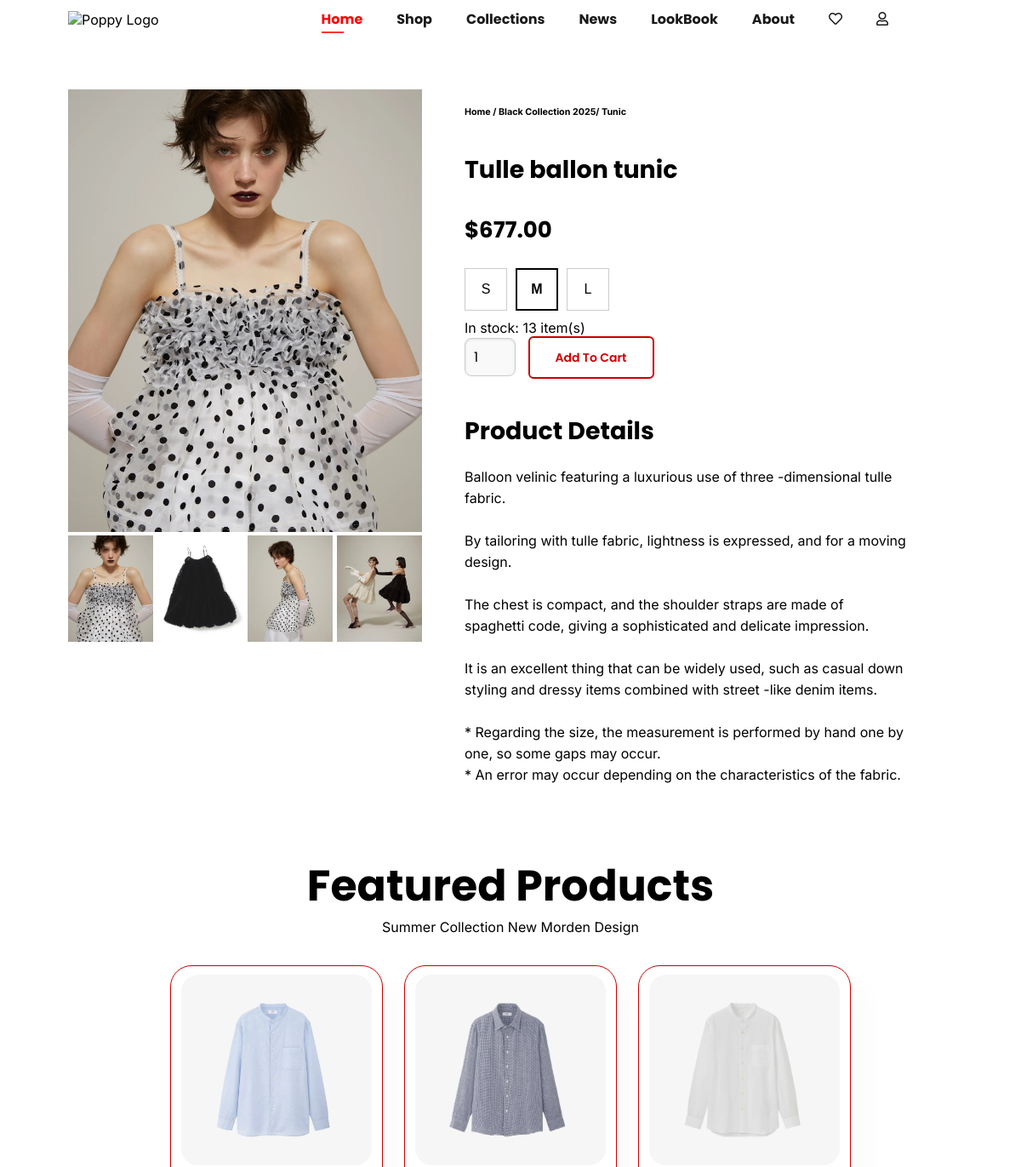
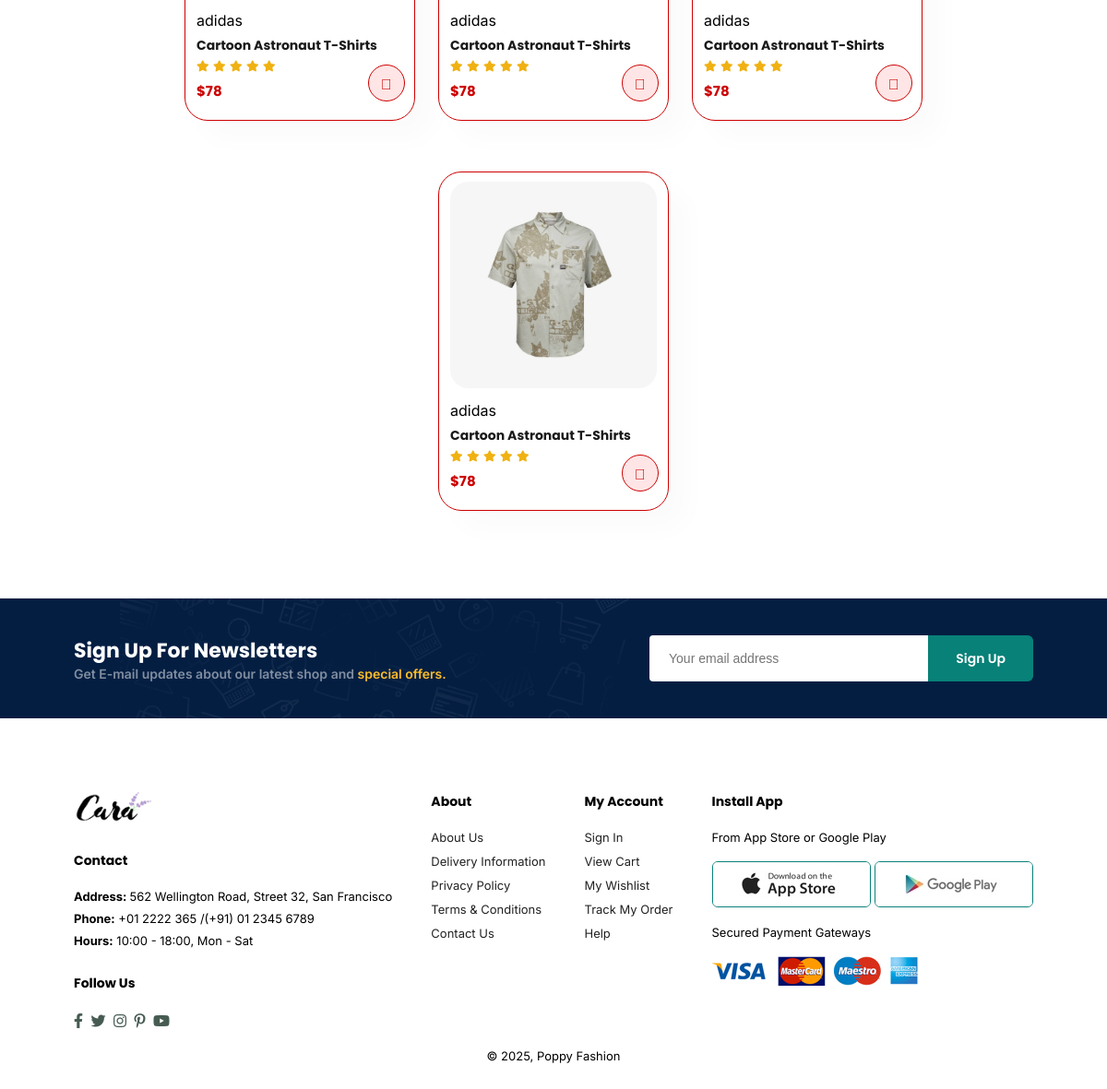
The app's page /sproduct.php?id=1 with its own data (2 pictures, top to bottom).
### tables this page shows
CREATE TABLE `products` (
  `id` int(11) NOT NULL,
  `name` varchar(100) NOT NULL,
  `description` text DEFAULT NULL,
  `price` decimal(10,2) NOT NULL,
  `collection` varchar(25) NOT NULL,
  `main_image_url` varchar(255) DEFAULT NULL,
  `category_id` int(11) DEFAULT NULL,
  `has_size` tinyint(1) DEFAULT NULL
);

CREATE TABLE `category` (
  `id` int(11) NOT NULL,
  `name` varchar(100) NOT NULL
);

### sproduct.php (the view, shortened to what this page needs)
<!DOCTYPE html>
<html lang="en">
<head>
    <link rel="stylesheet" href="https://pro.fontawesome.com/releases/v5.10.0/css/all.css" />
    <link rel="stylesheet" href="style.css">
</head>
<?php
include 'config.php';
$product_id = $_GET['id'];
$sql = "SELECT * FROM products WHERE id = ?";
$stmt = $conn->prepare($sql);
$stmt->bind_param("i", $product_id);
$stmt->execute();
$result = $stmt->get_result();
$product = $result->fetch_assoc();
$image_sql = "SELECT image_url FROM image_list WHERE product_id = ?";
$image_stmt = $conn->prepare($image_sql);
$image_stmt->bind_param("i", $product_id);
$image_stmt->execute();
$image_result = $image_stmt->get_result();
$images = [];
while ($img = $image_result->fetch_assoc()) {
    $images[] = $img['image_url'];
}
$category_name="";
$cat_stmt = $conn->prepare("SELECT name FROM category WHERE id = ?");
$cat_stmt-> bind_param("i",$product['category_id']);
$cat_stmt->execute();
$cat_result = $cat_stmt->get_result();
if ($cat_result->num_rows > 0) {
    $category_name = $cat_result->fetch_assoc()['name'];
}
$size_stock_map = [];
$variant_stmt = $conn->prepare("SELECT size, stock FROM product_variants WHERE product_id = ?");
$variant_stmt->bind_param("i", $product_id);
$variant_stmt->execute();
$variant_result = $variant_stmt->get_result();
while ($variant = $variant_result->fetch_assoc()) {
    $size_stock_map[$variant['size']] = $variant['stock'];
}
?>
<body class="sub-page">
    <header id="header">
        <a href="index.php"><img src="img/Icon.png" class="logo" alt="Poppy Logo"></a>
        <div>
            <ul id="navbar">
                <li><a class="active" href="index.php">Home</a></li>
                <li>
                    <a href="shop.php">Shop</a>
                </li>
                <li class="dropdown">
                    <div class="dropdown-toggle">
                        <a href="#">Collections</a>
                    </div>
                </li>
                <li><a href="news.php">News</a></li>
                <li class="dropdown">
                    <div class="dropdown-toggle">
                        <a href="#">LookBook</a>
                    </div>
                </li>
                <li><a href="about.html">About</a></li>
                <li><a href="wishlist.html" title="Wishlist">
                        <i class="far fa-heart"></i>
                    </a></li>
                <li><a href="wy_login.php" title="Profile">
                        <i class="far fa-user"></i>
                    </a></li>
                <li><a href="wy_cart.php" title="Cart">
                        <i class="far fa-shopping-cart"></i>
                    </a></li>
            </ul>
        </div>
    </header>
    <section id="prodetails" class="section-p1">
        <div class="single-pro-image">
            <img src="<?php echo $product['main_image_url']; ?>" width="100%" id="MainImg" alt="">
            <div class="small-img-group">
                <div class="small-img-col"><img src="<?php echo $product['main_image_url']; ?>" class="small-img"
                        width="100%"></div>
                <?php foreach ($images as $url): ?>
                <div class="small-img-col">
                    <img src="<?php echo $url; ?>" width="100%" class="small-img" alt="">
                </div>
                <?php endforeach; ?>
            </div>
        </div>
        <div class="single-pro-details">
            <h6>Home / <?php echo $product['collection']; ?>/ <?php echo htmlspecialchars($category_name); ?></h6>
            <h4><?php echo htmlspecialchars($product['name']); ?></h4>
            <h2>$<?php echo number_format($product['price'], 2); ?></h2>
            <?php
$category_id = strtolower($product['category_id']);
$no_size_categories = [3, 4];
if (!in_array($category_id, $no_size_categories)):
?>
<div class="size-selector">
    <?php
    $sizes = ['S', 'M', 'L'];
    foreach ($sizes as $size) {
        $stock = $size_stock_map[$size] ?? 0;
        $disabled = $stock <= 0 ? 'disabled' : '';
        $class = ($size === 'M') ? 'size-option selected' : 'size-option';
        echo "<button class='$class' data-size='$size' $disabled>$size</button>";
    }
    ?>
</div>
            <?php endif; ?>
            <p id="stockText">
                <?php
if (!in_array($product['category_id'], $no_size_categories)) {
    $stock = $size_stock_map['M'] ?? 0;
    echo $stock > 0 ? "In stock: $stock item(s)" : "<span style='color:red;'>Out of stock</span>";
} else {
    $stock = $size_stock_map[NULL] ?? 0;
    echo $stock > 0 ? "In stock: $stock item(s)" : "<span style='color:red;'>Out of stock</span>";
}
?>
            </p>
            <input id="quantityInput" type="number" value="1" min="1" max="<?php echo $stock; ?>">
            <a href="add_to_cart.php">
                <button class="white">Add To Cart</button>
            </a>
            <h4>Product Details</h4>
            <span><?php echo nl2br(htmlspecialchars($product['description'])); ?></span>
        </div>
    </section>
    <section id="product1" class="section-p1">
        <h2>Featured Products </h2>
        <p>Summer Collection New Morden Design</p>
        <div class="pro-container">
            <div class="pro">
                <img src="img/products/n1.jpg" alt="">
                <div class="des">
                    <span>adidas</span>
                    <h5>Cartoon Astronaut T-Shirts</h5>
                    <div class="star">
                        <i class="fas fa-star"></i>
                        <i class="fas fa-star"></i>
                        <i class="fas fa-star"></i>
                        <i class="fas fa-star"></i>
                        <i class="fas fa-star"></i>
                    </div>
                    <h4>$78</h4>
                </div>
                <a href="#"><i class="fal fa-shopping-cart cart"></i></a>
            </div>
            <div class="pro">
                <img src="img/products/n2.jpg" alt="">
                <div class="des">
                    <span>adidas</span>
                    <h5>Cartoon Astronaut T-Shirts</h5>
                    <div class="star">
                        <i class="fas fa-star"></i>
                        <i class="fas fa-star"></i>
                        <i class="fas fa-star"></i>
                        <i class="fas fa-star"></i>
                        <i class="fas fa-star"></i>
                    </div>
                    <h4>$78</h4>
                </div>
                <a href="#"><i class="fal fa-shopping-cart cart"></i></a>
            </div>
            <div class="pro">
                <img src="img/products/n3.jpg" alt="">
                <div class="des">
                    <span>adidas</span>
                    <h5>Cartoon Astronaut T-Shirts</h5>
                    <div class="star">
                        <i class="fas fa-star"></i>
                        <i class="fas fa-star"></i>
                        <i class="fas fa-star"></i>
                        <i class="fas fa-star"></i>
                        <i class="fas fa-star"></i>
                    </div>
                    <h4>$78</h4>
                </div>
                <a href="#"><i class="fal fa-shopping-cart cart"></i></a>
            </div>
            <div class="pro">
                <img src="img/products/n4.jpg" alt="">
                <div class="des">
                    <span>adidas</span>
                    <h5>Cartoon Astronaut T-Shirts</h5>
                    <div class="star">
                        <i class="fas fa-star"></i>
                        <i class="fas fa-star"></i>
                        <i class="fas fa-star"></i>
                        <i class="fas fa-star"></i>
                        <i class="fas fa-star"></i>
                    </div>
                    <h4>$78</h4>
                </div>
                <a href="#"><i class="fal fa-shopping-cart cart"></i></a>
            </div>
        </div>
    </section>
    <section id="newsletter" class="section-p1 section-m1">
        <div class="newstext">
            <h4>Sign Up For Newsletters</h4>
            <p>Get E-mail updates about our latest shop and <span>special offers.</span> </p>
        </div>
        <div class="form">
            <input type="text" placeholder="Your email address">
            <button class="normal">Sign Up</button>
        </div>
    </section>
    <footer class="section-p1">
        <div class="col">
            <img class="logo" src="img/logo.png" alt="">
            <h4>Contact</h4>
            <p><strong>Address: </strong> 562 Wellington Road, Street 32, San Francisco</p>
            <p><strong>Phone:</strong> +01 2222 365 /(+91) 01 2345 6789</p>
            <p><strong>Hours:</strong> 10:00 - 18:00, Mon - Sat</p>
            <div class="follow">
                <h4>Follow Us</h4>
                <div class="icon">
                    <i class="fab fa-facebook-f"></i>
                    <i class="fab fa-twitter"></i>
                    <i class="fab fa-instagram"></i>
                    <i class="fab fa-pinterest-p"></i>
                    <i class="fab fa-youtube"></i>
                </div>
            </div>
        </div>
        <div class="col">
            <h4>About</h4>
            <a href="#">About Us</a>
            <a href="#">Delivery Information</a>
            <a href="#">Privacy Policy</a>
            <a href="#">Terms & Conditions</a>
            <a href="#">Contact Us</a>
        </div>
        <div class="col">
            <h4>My Account</h4>
            <a href="#">Sign In</a>
            <a href="#">View Cart</a>
            <a href="#">My Wishlist</a>
            <a href="#">Track My Order</a>
            <a href="#">Help</a>
        </div>
        <div class="col install">
            <h4>Install App</h4>
            <p>From App Store or Google Play</p>
            <div class="row">
                <img src="img/pay/app.jpg" alt="">
                <img src="img/pay/play.jpg" alt="">
            </div>
            <p>Secured Payment Gateways </p>
            <img src="img/pay/pay.png" alt="">
        </div>
        <div class="copyright">
            <p>© 2025, Poppy Fashion</p>
        </div>
    </footer>
</body>
</html>

### records on screen
products: main_image_url (picture), collection "Black Collection 2025", name "Tulle ballon tunic", price "677.00", description "Balloon velinic featuring a luxurious use of three -dimensional tulle fabric. By tailoring with tulle fabric, lightness is expressed, and for a moving design. The chest is compact, and the shoulder straps are made of spaghetti code, giving a sophisticated and delicate impression. It is an excellent thing that can be widely used, such as casual down styling and dressy items combined with street -like denim items. * Regarding the size, the measurement is performed by hand one by one, so some gaps may occur. * An error may occur depending on the characteristics of the fabric."
category: name "Tunic"

### other values on screen
$size "S"
$size "M"
$size "L"
$stock "13"
